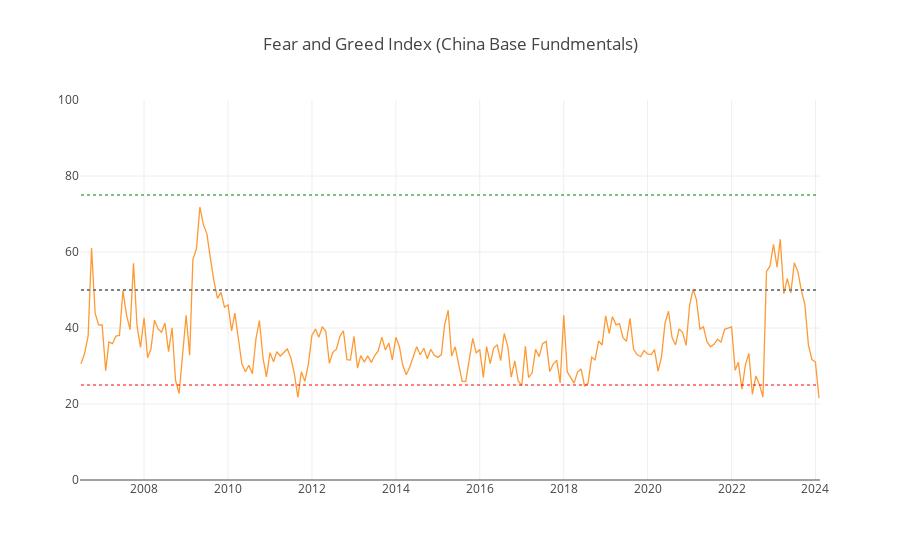

Write notebook code for a chart like this one.
### Code cell
layout = {
    'shapes': [
        {
            'type': 'line',
            'x0': cnn.index.min(),
            'y0': 75,  # 指定线的y值
            'x1': cnn.index.max(),
            'y1': 75,  # 线的y值保持不变，因为这是一条水平线
            'line': {
                'color': 'green',
                'width': 1,
                'dash': 'dot',  # 线的样式（实线、虚线等）
            },
        },
        {
            'type': 'line',
            'x0': cnn.index.min(),
            'y0': 50,  # 指定线的y值
            'x1': cnn.index.max(),
            'y1': 50,  # 线的y值保持不变，因为这是一条水平线
            'line': {
                'color': 'gray',
                'width': 2,
                'dash': 'dot',  # 线的样式（实线、虚线等）
            },
        },
        {
            'type': 'line',
            'x0': cnn.index.min(),
            'y0': 25,  # 指定线的y值
            'x1': cnn.index.max(),
            'y1': 25,  # 线的y值保持不变，因为这是一条水平线
            'line': {
                'color': 'red',
                'width': 1,
                'dash': 'dot',  # 线的样式（实线、虚线等）
            },
        }
    ],
    'yaxis': {
        'range': [0, 100]  # 设置y轴的最小值和最大值
    },
    'y0': 50,  # 指定线的y值
    'title': 'Fear and Greed Index (China Base Fundmentals)'
}

cnn['Fear_Greed_Index'].iplot(kind='line', layout=layout)

### Figure 1 — Plotly figure (JSON) as saved in the notebook; plotly's stock layout.template omitted (floating-point values rounded to 4 significant figures; data arrays with more than 128 entries replaced by an {"elided": "..."} marker saying what was removed)
{"data": [{"line": {"color": "rgba(255, 153, 51, 1.0)", "dash": "solid", "shape": "linear", "width": 1.3}, "mode": "lines", "name": "Fear_Greed_Index", "text": "", "type": "scatter", "x": {"elided": "212 str values"}, "y": {"elided": "212 float values"}}], "layout": {"autosize": true, "shapes": [{"line": {"color": "green", "dash": "dot", "width": 1}, "type": "line", "x0": "2006-07-01T00:00:00+08:00", "x1": "2024-02-01T00:00:00+08:00", "y0": 75, "y1": 75}, {"line": {"color": "gray", "dash": "dot", "width": 2}, "type": "line", "x0": "2006-07-01T00:00:00+08:00", "x1": "2024-02-01T00:00:00+08:00", "y0": 50, "y1": 50}, {"line": {"color": "red", "dash": "dot", "width": 1}, "type": "line", "x0": "2006-07-01T00:00:00+08:00", "x1": "2024-02-01T00:00:00+08:00", "y0": 25, "y1": 25}], "title": {"text": "Fear and Greed Index (China Base Fundmentals)"}, "xaxis": {"autorange": true, "range": ["2006-06-24 06:43:40.9205", "2024-02-07 17:16:19.0795"], "type": "date"}, "y0": 50, "yaxis": {"range": [0, 100], "type": "linear"}}}
